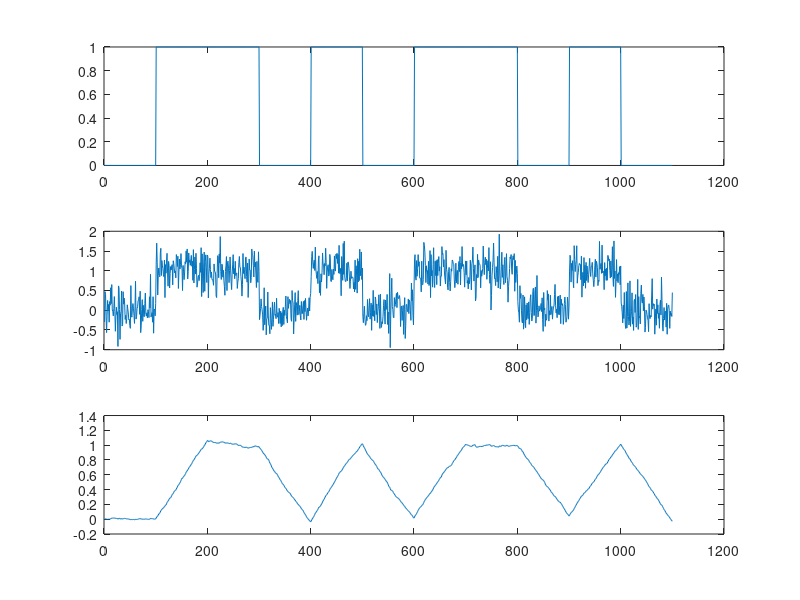

Recreate this plot in MATLAB.
clear all;
close all;
clc;

N = 100; % fator de superamostragem
A = 1; % amplitude pulso (1V)
SNR = 10;
passo_t = 1/N;
filtro_nrz = ones(1, N); % filtro NRZ
limiar_nrz = 0.5;

info = [0 1 1 0 1 0 1 1 0 1 0];
info_up = upsample(info, N);
tx = filter(filtro_nrz, 1, info_up)*A;

rx = awgn(tx, SNR);
z_T = rx(N/2:N:end);
info_rx = z_T > limiar_nrz;

filtro_cas = fliplr(filtro_nrz);
rx_filtrado = filter(filtro_cas, 1, rx)/N;
z_T = rx_filtrado(N/2:N:end);
info_rx_filtrado = rx_filtrado > limiar_nrz;

figure(1)
subplot(311)
plot(tx)
subplot(312)
plot(rx)
subplot(313)
plot(rx_filtrado)
